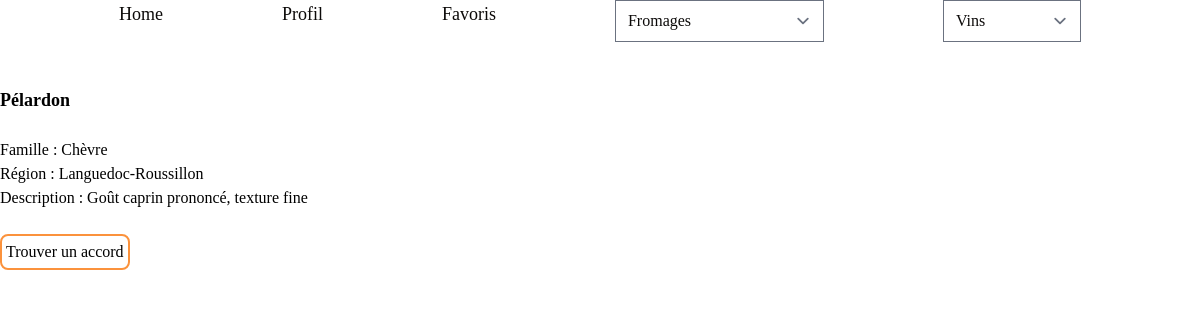
The page /products/cheese-product/21/ on the database its author committed.
### products/models.py (models this page shows, shortened)
class Cheese(models.Model):
    name = models.CharField(max_length=200)
    family = models.CharField(max_length=200)
    type_of_milk = models.CharField(max_length=200)
    region = models.CharField(max_length=200)
    description = models.TextField(max_length=500)
    created_at = models.DateTimeField(auto_now_add=True)
    updated_at = models.DateTimeField(auto_now=True, null=True, blank=True)
    class Meta:
        verbose_name = "cheese"
        verbose_name_plural = "cheeses"

### products/views.py (the view)
# urls.py: path('cheese-product/<int:id>/', views.detail_cheese_product_view, name="cheese-product"),
def detail_cheese_product_view(request, id=None):
    product_object = None
    if id is not None:
        id_object = id
        product_object = get_object_or_404(Cheese, id=id)
    context = {
            "product_object" : product_object,
            "id" : id_object
    }
    return render(request, "./cheese-product.html", context=context)

### frometon/context_processors.py (called while the page is built)
def get_cheeses(request):
    cheeses = Cheese.objects.all()
    return {'cheeses': cheeses}

def get_wines(request):
    wines = Wine.objects.all()
    return {'wines': wines}

def cheese_categories(request):
    types_of_milk = Cheese.objects.values_list('type_of_milk', flat=True).distinct()
    return {'cheese_categories': types_of_milk}

def wine_categories(request):
    colors = Wine.objects.values_list('color', flat=True).distinct()
    return {'wine_categories': colors}

def cheese_families(request):
    families = Cheese.objects.values_list('family', flat=True).distinct()
    return {'cheese_families': families}

### products/templates/cheese-product.html (shortened to what this page needs)
{% extends 'base.html' %}
{% block content %}
    <h1 class="font-semibold text-lg">{{ product_object.name }}</h1>
    <br/>
    <h2>Famille : {{ product_object.family }}</h2>
    <p>Région : {{ product_object.region }}</p>
    <p>Description : {{ product_object.description }}</p>
    <br/>
    <form action="{% url 'pairing' %}" method="get">
        <button type="submit" class="border-2 border-orange-400 rounded-lg p-1">Trouver un accord</button>
    </form>
{% endblock content %}

### rows shown on the page
Cheese: name "Pélardon", family "Chèvre", region "Languedoc-Roussillon", description "Goût caprin prononcé, texture fine"
